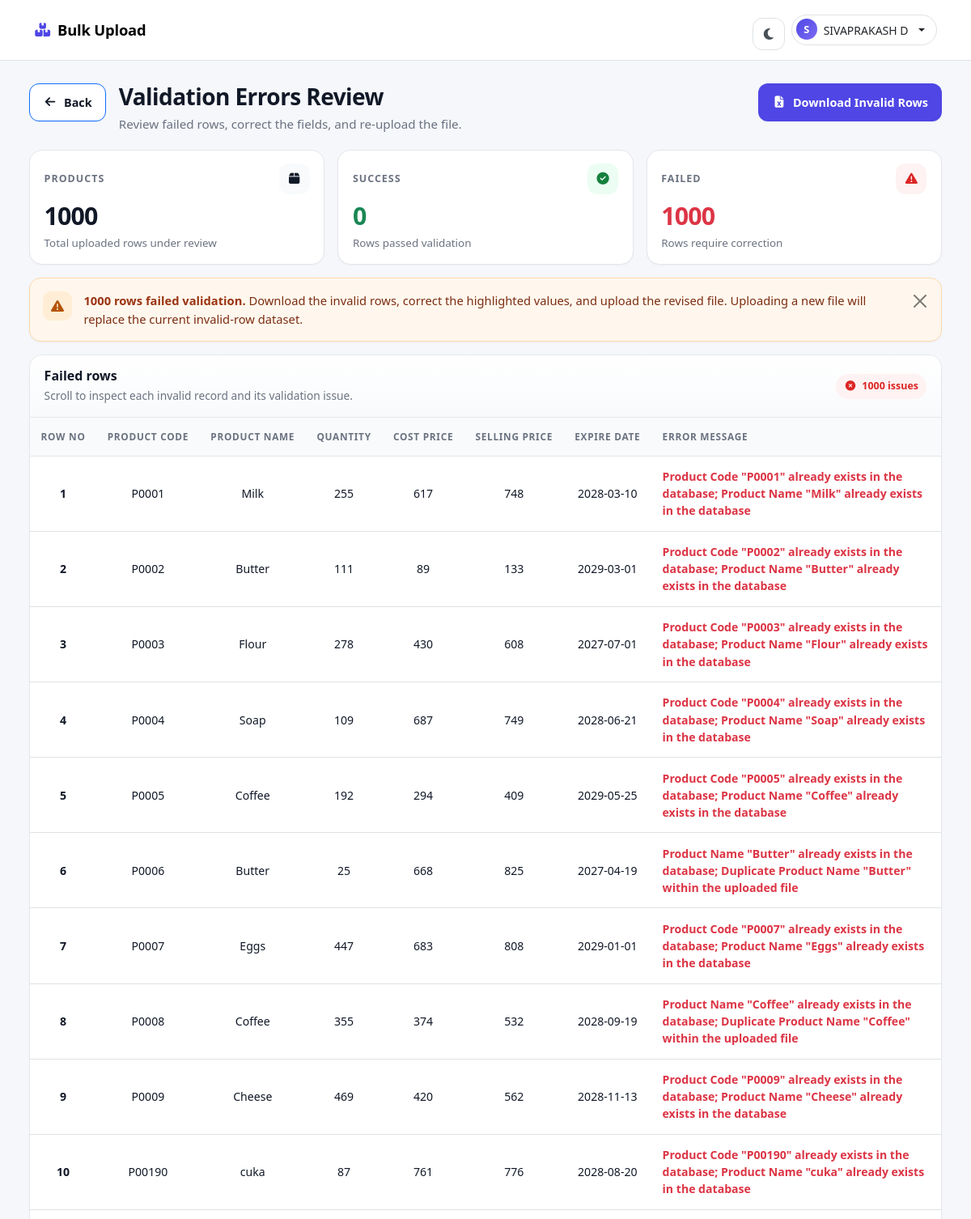
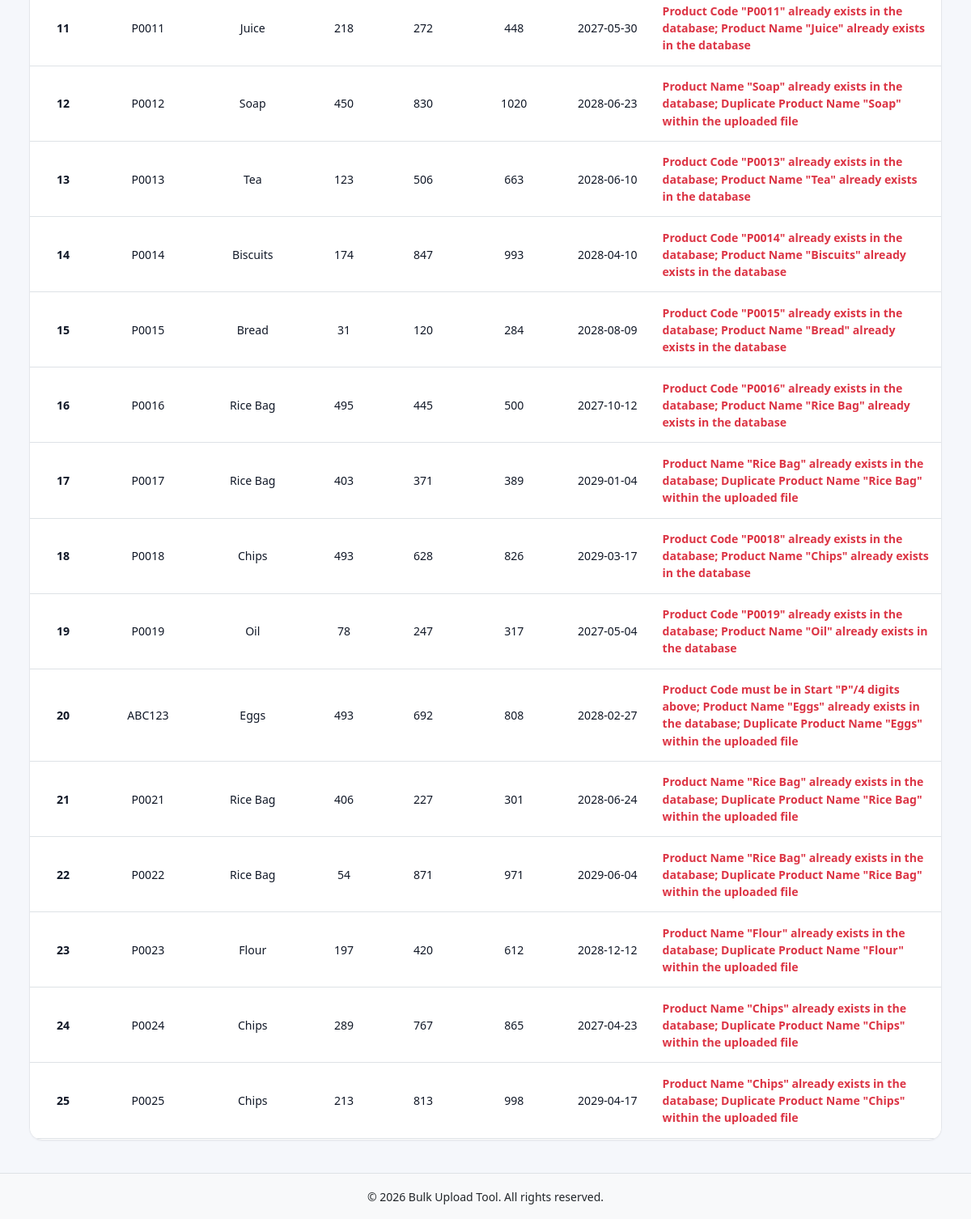
The app's page /error_data_page (signed in), older data (2 pictures, top to bottom).
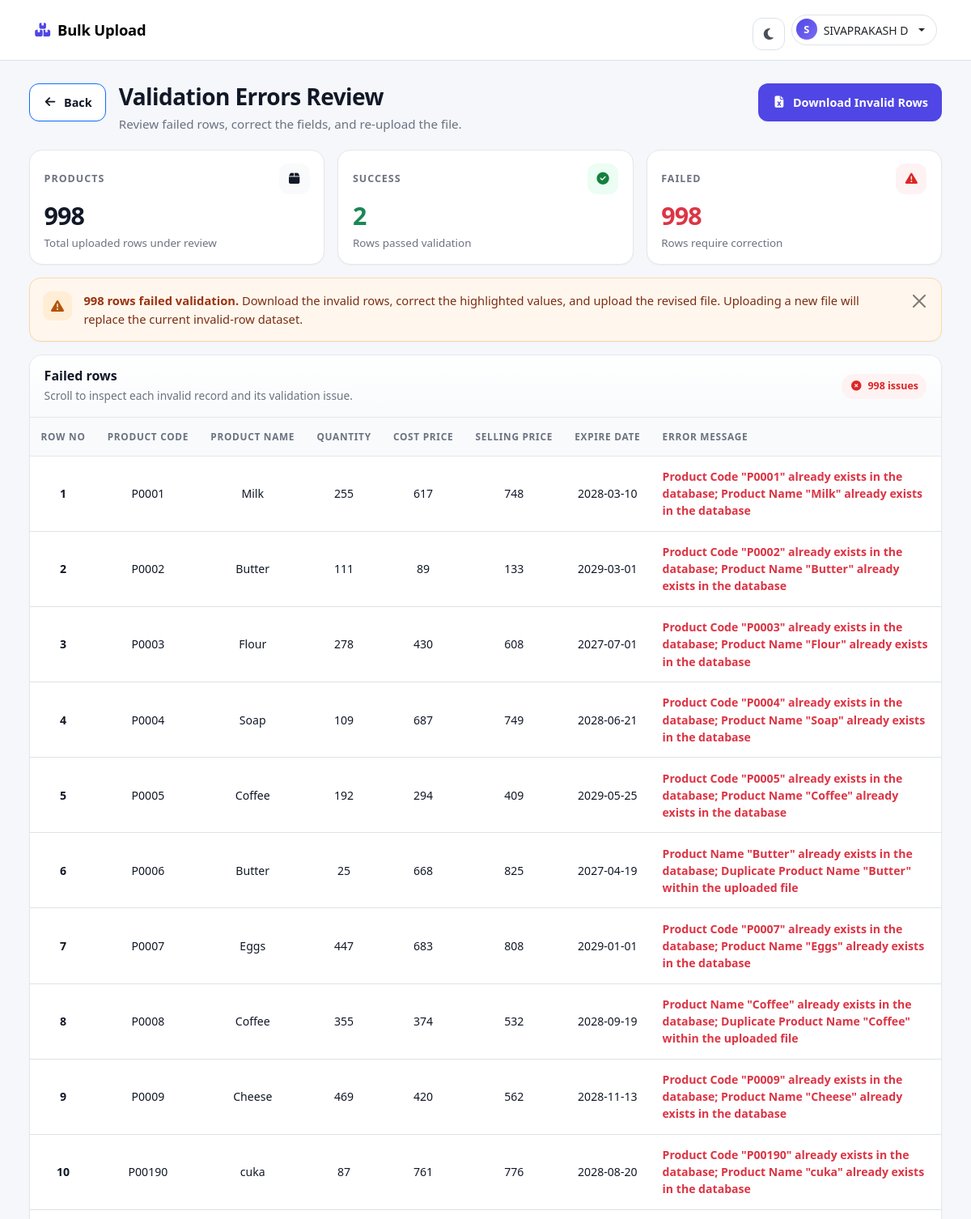
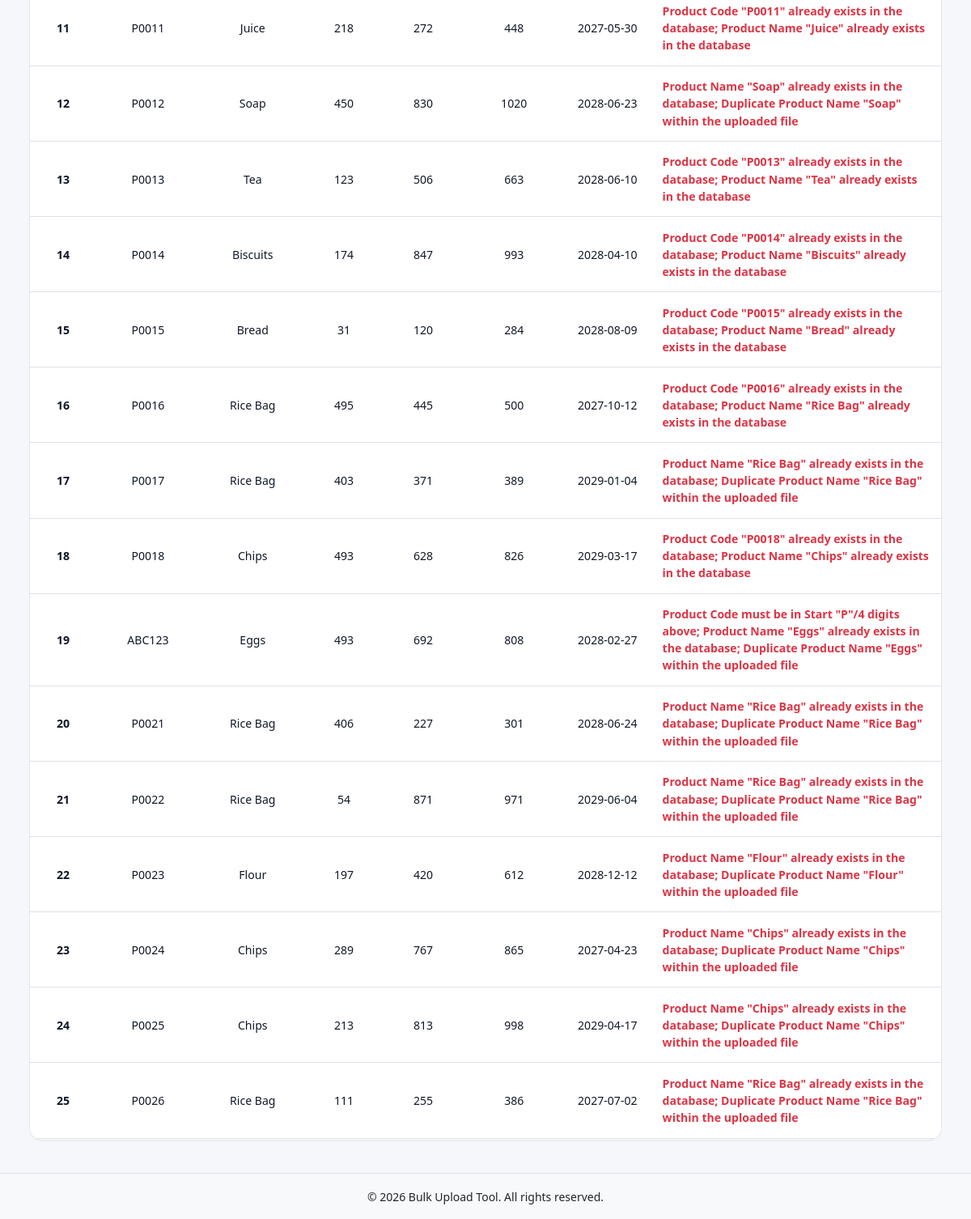
The same page, newer data (2 pictures, top to bottom).
### core/models.py (models this page shows)
class InvalidUploadRow(models.Model):
    user = models.ForeignKey(User, on_delete=models.CASCADE, related_name="invalid_rows")
    product_code = models.CharField(max_length=255, blank=True)
    product_name = models.CharField(max_length=255, blank=True)
    description = models.CharField(max_length=255, blank=True)
    item_category = models.CharField(max_length=255, blank=True)
    cost_price = models.CharField(max_length=255, blank=True)
    selling_price = models.CharField(max_length=255, blank=True)
    quantity = models.CharField(max_length=255, blank=True)
    expire_date = models.CharField(max_length=255, blank=True)
    error_message = models.TextField(blank=True)
    created_at = models.DateTimeField(auto_now_add=True)

### core/views.py (the view, shortened to what this page needs)
# urls.py: path('error_data_page',error_data_page,name='upload_data_error'),
@login_required
def error_data_page(request):
    errors_qs = InvalidUploadRow.objects.filter(user=request.user).order_by('id')
    paginator = Paginator(errors_qs, ROWS_PER_PAGE)
    page_number = request.GET.get('page', 1)
    page_obj = paginator.get_page(page_number)
    upload_summary = UploadSummary.objects.filter(user=request.user).first()
    summary = {
        "success_count": upload_summary.success_count if upload_summary else 0,
        "failed_count": upload_summary.failed_count if upload_summary else 0,
    }
    return render(request, 'invalid_data.html', {
        'page_obj': page_obj,
        'summary': summary,
    })

### templates/invalid_data.html (shortened to what this page needs)
{% extends 'base.html' %}
{% block content %}
<div id="serverToastContainer" class="toast-container position-fixed top-0 end-0 p-3" style="z-index:1080;">
</div>
<div class="page-shell">
  <div class="page-header">
    <div class="d-flex align-items-start gap-3">
      <a href="{% url 'tool_dashboard' %}" class="btn-modern btn-soft border border-primary">
        <i class="fa-solid fa-arrow-left"></i>
        <span>Back</span>
      </a>
      <div>
        <h1 class="page-title">Validation Errors Review</h1>
        <p class="page-subtitle">Review failed rows, correct the fields, and re-upload the file.</p>
      </div>
    </div>
    {% if page_obj.paginator.count %}
    <div class="header-actions">
      <a href="{% url 'download_invalid_excel' %}" class="btn-modern btn-primary-modern">
        <i class="fa-solid fa-file-excel"></i>
        <span>Download Invalid Rows</span>
      </a>
    </div>
    {% endif %}
  </div>
  <div class="stats-grid">
    <div class="stat-card-modern">
      <div class="stat-top">
        <p class="stat-label">Products</p>
        <span class="stat-icon"><i class="fa-solid fa-box"></i></span>
      </div>
      <h3 class="stat-value">{{ page_obj.paginator.count }}</h3>
      <div class="stat-meta">Total uploaded rows under review</div>
    </div>
    <div class="stat-card-modern tone-success">
      <div class="stat-top">
        <p class="stat-label">Success</p>
        <span class="stat-icon"><i class="fa-solid fa-circle-check"></i></span>
      </div>
      <h3 class="stat-value text-success">{{ summary.success_count }}</h3>
      <div class="stat-meta">Rows passed validation</div>
    </div>
    <div class="stat-card-modern tone-danger">
      <div class="stat-top">
        <p class="stat-label">Failed</p>
        <span class="stat-icon"><i class="fa-solid fa-triangle-exclamation"></i></span>
      </div>
      <h3 class="stat-value text-danger">{{ summary.failed_count }}</h3>
      <div class="stat-meta">Rows require correction</div>
    </div>
  </div>
  {% if page_obj.paginator.count %}
  <div class="note-modern" id="validationNote">
    <div class="icon">
      <i class="fa-solid fa-triangle-exclamation"></i>
    </div>
    <div class="text">
      <strong>{{ summary.failed_count }} row{{ summary.failed_count|pluralize }} failed validation.</strong>
      Download the invalid rows, correct the highlighted values, and upload the revised file. Uploading a new file will
      replace the current invalid-row dataset.
    </div>
    <button type="button" class="btn-close ms-auto" aria-label="Close"
      onclick="document.getElementById('validationNote').style.display='none';"></button>
  </div>
  <div class="table-card">
    <div class="table-card-header">
      <div class="table-title-wrap">
        <h5>Failed rows</h5>
        <p>Scroll to inspect each invalid record and its validation issue.</p>
      </div>
      <span class="error-badge">
        <i class="fa-solid fa-circle-xmark"></i>
        {{ summary.failed_count }} issues
      </span>
    </div>
    <div id="errorTableWrapper" class="table-responsive">
      <table class="table align-middle text-center">
        <thead>
          <tr>
            <th>Row No</th>
            <th>Product Code</th>
            <th>Product Name</th>
            <th>Quantity</th>
            <th>Cost Price</th>
            <th>Selling Price</th>
            <th>Expire Date</th>
            <th style="min-width:280px; text-align:left;">Error Message</th>
          </tr>
        </thead>
        <tbody id="errorTableBody">
          {% include 'invalid_data_rows.html' with errors=page_obj %}
        </tbody>
      </table>
    </div>
    <div id="scrollSentinel" style="height:1px;"></div>
  </div>
  {% endif %}
</div>
{% endblock %}

### templates/invalid_data_rows.html
{% for err in errors %}
<tr>
    <td class="fw-bold">{{ forloop.counter0|add:errors.start_index }}</td>
    <td>{{ err.product_code|default:"-" }}</td>
    <td>{{ err.product_name|default:"-" }}</td>
    <td>{{ err.quantity|default:"-" }}</td>
    <td>{{ err.cost_price|default:"-" }}</td>
    <td>{{ err.selling_price|default:"-" }}</td>
    <td>{{ err.expire_date|default:"-" }}</td>
    <td style="min-width:260px; text-align:left; white-space:normal;" class="text-danger fw-semibold">
        {{ err.error_message }}
    </td>
</tr>
{% endfor %}

Row changes from the older to the newer data that the page shows:
removed InvalidUploadRow: product_code "P0019", product_name "Oil", quantity "78", cost_price "247", selling_price "317", expire_date "2027-05-04", error_message "Product Code \"P0019\" already exists in the database; Product Name \"Oil\" already exists in the database"
added InvalidUploadRow: product_code "P0026", product_name "Rice Bag", quantity "111", cost_price "255", selling_price "386", expire_date "2027-07-02", error_message "Product Name \"Rice Bag\" already exists in the database; Duplicate Product Name \"Rice Bag\" within the uploaded file"
Text that changed along with them:
{{ page_obj.paginator.count }}: "1000" → "998"
{{ summary.success_count }}: "0" → "2"
{{ summary.failed_count }}: "1000" → "998"
